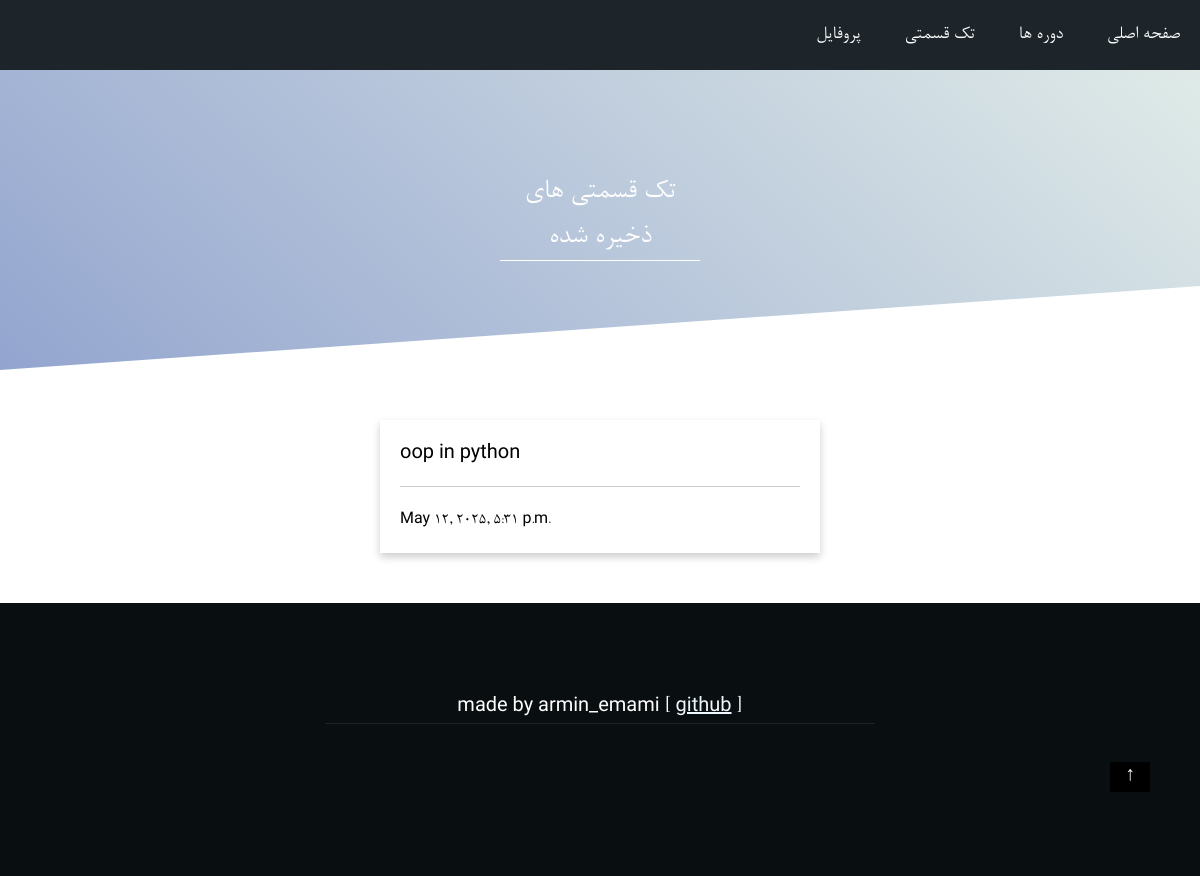
/account/admin/saved-one-parts/ (signed in), run on the app's committed database.
### one_part/models.py (models this page shows, shortened)
class OnePartSave(models.Model):
    user = models.ForeignKey(User, on_delete=models.CASCADE, related_name='saved_one_parts')
    one_part = models.ForeignKey(OnePart, on_delete=models.CASCADE)
    created = models.DateTimeField(auto_now_add=True)
    class Meta:
        ordering = ['-created']

class OnePart(models.Model):
    user = models.ForeignKey(User, on_delete=models.CASCADE, related_name='one_parts')
    title = models.CharField(max_length=100, unique=True)
    slug = models.SlugField(max_length=200, unique=True)
    video = models.FileField(upload_to='one_part/videos/', validators=[FileExtensionValidator(['mp4', 'mkv'])])
    is_published = models.BooleanField(default=True)
    created = models.DateTimeField(auto_now_add=True)
    updated = models.DateTimeField(auto_now=True)
    class Meta:
        ordering = ['-created']
    def detail(self):
        return reverse('one_part:one', args=[self.slug])

### account/views.py (the view)
# urls.py: path('<username>/saved-one-parts/', views.SavedOnePartsView.as_view(), name='saved-one-parts'),
class SavedOnePartsView(View):
    template_name = 'account/saved_one_parts.html'
    def setup(self, request, *args, **kwargs):
        self.user_instance = get_object_or_404(User, username=kwargs['username'])
        return super().setup(request, *args, **kwargs)
    def dispatch(self, request, *args, **kwargs):
        if not request.user.is_authenticated: return redirect('home:home')
        if request.user.username != self.user_instance.username: return redirect('home:home')
        return super().dispatch(request, *args, **kwargs)
    def get(self, request, **kwargs):
        user = self.user_instance
        saved_one_parts = user.saved_one_parts.all()
        return render(request, self.template_name, {
            'user': user,
            'saved_one_parts': saved_one_parts
        })

### account/templates/account/saved_one_parts.html (shortened to what this page needs)
{% extends 'base.html' %}
{% load static %}
{% block css %}
<link rel="stylesheet" href="{% static 'account/css/saved_one_parts.css' %}">
{% endblock %}
{% block content %}
<main>
    <header class="saved_one_parts_top_part">
        <div class="saved_one_parts_top_background"></div>
        <p class="saved_one_parts_top_text"> تک قسمتی های ذخیره شده </p>
    </header>
</main>
<section class="saved_one_parts_container">
    {% if saved_one_parts %}
    {% for saved_one_part in saved_one_parts %}
    <article class="saved_one_part">
        <h2><a href="{{ saved_one_part.one_part.detail }}" class="saved_one_part_link">{{ saved_one_part.one_part.title }}</a></h2><hr>
        <p class="saved_one_part_tags">{{ saved_one_part.one_part.created }}</p>
    </article>
    {% endfor %}
    {% else %}
    <div align="center">
        <h1>فعلا هیچ ویدیو تک قسمتی ذخیره نشده است</h1>
    </div>
    {% endif %}
</section>
{% endblock %}

### home/static/home/css/harmony.css (style rules this page uses)
* { font-family: 'Nazanin', 'Oswald', sans-serif; }
html, body, div, span, object, iframe, h1, h2, h3, h4, h5, h6, p, blockquote, pre, abbr, address, cite, code, del, dfn, em, img, ins, kbd, q, samp, small, strong, sub, sup, var, b, i, dl, dt, dd, ol, ul, li, fieldset, form, label, legend, table, caption, tbody, tfoot, thead, tr, th, td, article, aside, canvas, details, figcaption, figure, footer, header, hgroup, menu, nav, section, summary, time, mark, audio, video { margin: 0; padding: 0; border: 0; outline: 0; font-size: 100%; vertical-align: baseline; background: transparent; }
body { line-height: 1.5; }
article, aside, details, figcaption, figure, footer, header, hgroup, menu, nav, section { display: block; }
a { margin: 0; padding: 0; font-size: 100%; vertical-align: baseline; background: transparent; }
hr { display: block; height: 1px; border: 0; border-top: 1px solid #cccccc; margin: 1em 0; padding: 0; }
h1, h2, h3, h4, h5, h6 { font-weight: normal; }

### account/static/account/css/saved_one_parts.css (style rules this page uses)
.saved_one_parts_top_part { position: relative; height: 300px; overflow: hidden; }
.saved_one_parts_top_background { position: absolute; top: 0; bottom: 0; right: 0; left: 0; width: 100%; height: 100%; background-image: linear-gradient(45deg, #93a5cf 0%, #e4efe9 100%); transform: skewY(-4deg); transform-origin: top left; }
.saved_one_parts_top_text { position: relative; margin: 100px auto; max-width: 200px; border-bottom: 1px solid #fefefe; font-size: 30px; text-align: center; color: #fefefe; }
.saved_one_parts_container { direction: ltr; display: flex; flex-wrap: wrap; justify-content: space-around; padding: 30px; }
.saved_one_part { width: 400px; height: auto; min-height: 50px; box-shadow: 0 4px 8px 0 rgba(0,0,0,0.2); padding: 20px; margin: 20px; transition: all .2s linear; }
.saved_one_part_link { font-size: 20px; text-decoration: none; color: black; margin-bottom: 20px; }
.saved_one_part_tags { width: 250px; padding-top: 5px; font-size: 16px; }

### data on the page
OnePartSave: one_part "oop in python", one_part.created "May 12, 2025, 5:31 p.m."
